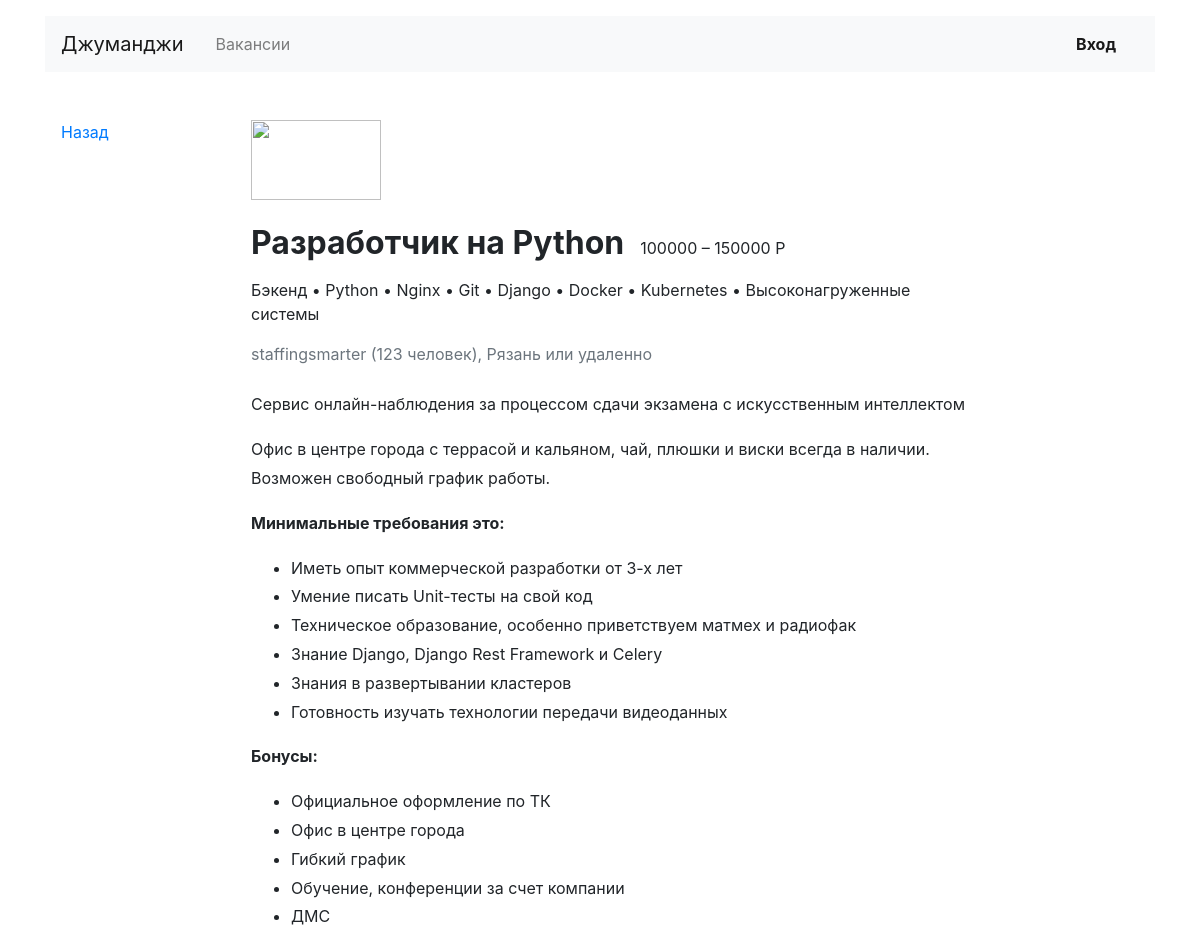
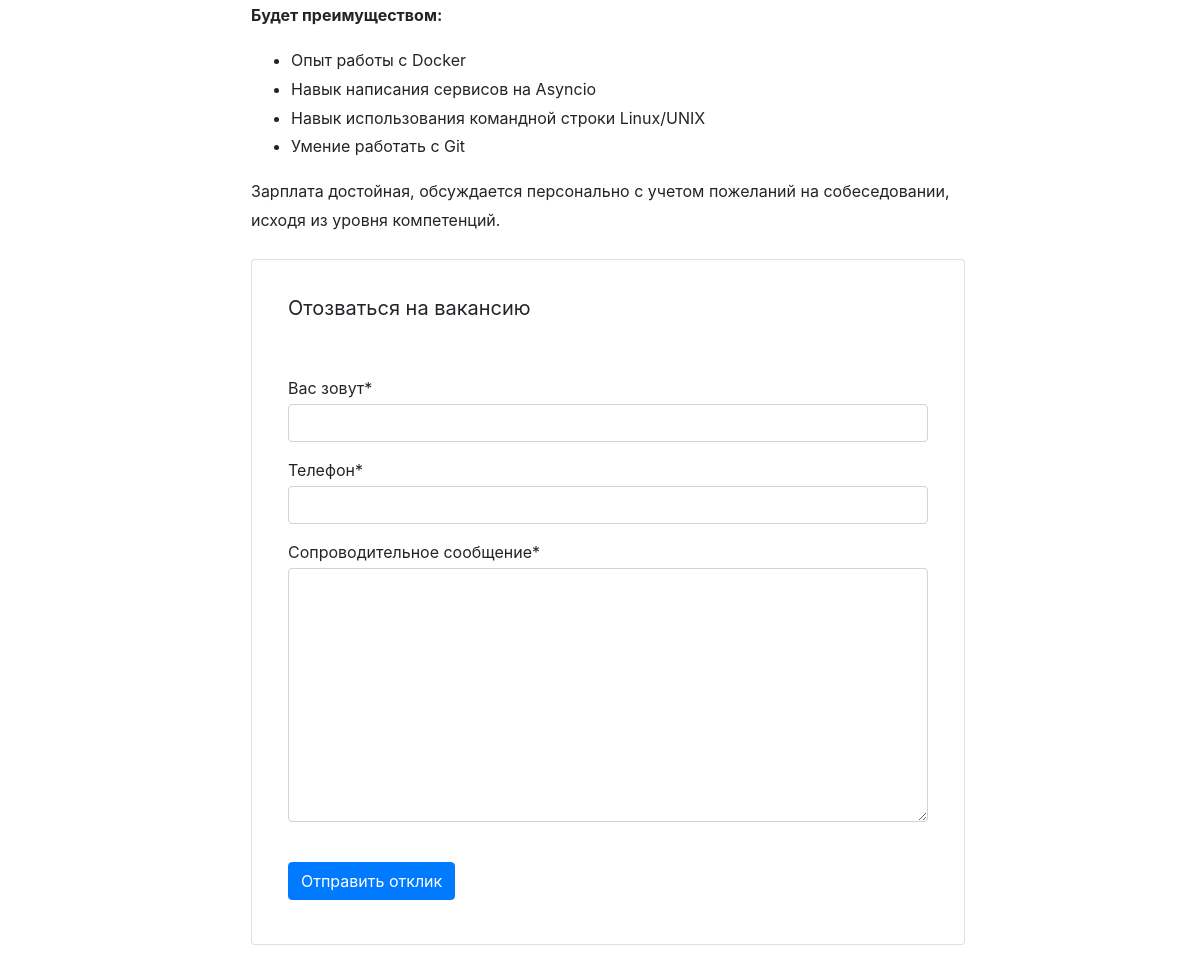
The page /vacancies/1/ on the database its author committed (2 pictures, top to bottom).
### vacancies/models.py (models this page shows)
class Vacancy(models.Model):
    title = models.CharField(max_length=70)
    specialty = models.ForeignKey(Specialty, on_delete=models.CASCADE, related_name='vacancies')
    company = models.ForeignKey(Company, on_delete=models.CASCADE, related_name='vacancies')
    skills = models.TextField()
    description = models.TextField()
    salary_min = models.IntegerField()
    salary_max = models.IntegerField()
    published_at = models.DateField()

class Specialty(models.Model):
    code = models.CharField(max_length=20)
    title = models.CharField(max_length=70)
    picture = models.ImageField(upload_to=MEDIA_SPECIALITY_IMAGE_DIR, height_field='height_field',
                                width_field='width_field')
    height_field = 80
    width_field = 80

class Company(models.Model):
    name = models.CharField(max_length=70, verbose_name="Название компании")
    location = models.CharField(max_length=70, verbose_name="География")
    logo = models.ImageField(upload_to=MEDIA_COMPANY_IMAGE_DIR, height_field='height_field',
                             width_field='width_field', verbose_name="Логотип")
    height_field = 100
    width_field = 60
    description = models.TextField(verbose_name="Информация о компании")
    employee_count = models.IntegerField(verbose_name="Количество человек в компании")
    owner = models.OneToOneField(User, null=True, on_delete=models.CASCADE, related_name='company')

### vacancies/views.py (the view, shortened to what this page needs)
# urls.py: path('vacancies/<int:id_vacancy>/', VacancyView.as_view(), name="vacancy"),
class VacancyView(CreateView):
    template_name = 'vacancy.html'
    form_class = ApplicationForm
    success_url = 'send/'
    def get(self, request, id_vacancy):
        if not Vacancy.objects.filter(id__iexact=id_vacancy):
            raise Http404
        vacancy = Vacancy.objects.get(id=id_vacancy)
        context = {
            "vacancy": vacancy,
            "form": self.form_class
        }
        return render(request, self.template_name, context)

### vacancies/context_processors.py (called while the page is built)
def menu(request):
    return {}

### vacancies/templatetags/my_tags.py (called while the page is built)
@register.filter(name='split')
def slpit_filter(value, arg):
    return value.split(arg)

### vacancies/templates/vacancy.html
{% extends 'base.html' %}
{% block container %}
{% load my_tags %}
    <div class="row mt-5">
      <div class="col-12 col-lg-2">
        <div class="pl-3 mb-5">
          <p><a href="{{request.META.HTTP_REFERER}}">Назад</a></p>
        </div>
      </div>
      <div class="col-12 col-lg-8">
        <section class="pl-3">
          <a href="#"><img src="https://place-hold.it/130x80" width="130" height="80" alt=""></a>
          <div class="d-flex align-items-baseline align-content-baseline">
            <h1 class="h2 mt-4 font-weight-bold" >{{ vacancy.title }}</h1>
            <p class="m-0 pl-3">{{ vacancy.salary_min }} – {{ vacancy.salary_max }} Р</p>
          </div>
          <p class="mt-2">{{ vacancy.specialty.title }} • {{ vacancy.skills|split:","|join:" • " }}</p>
          <p class="text-muted mb-4">{{ vacancy.company.name}} ({{ vacancy.company.employee_count }} человек), Рязань или удаленно</p>
          <div style="line-height: 1.8;">
            <p>{{ vacancy.company.description }}</p>
            <p>{{ vacancy.description|safe }}
            </p>
          </div>
          <div  class="card mt-4 mb-3" enctype="multipart/form-data">
            <div class="card-body mx-3">
              <p class="h5 mt-3 font-weight-normal">Отозваться на вакансию</p>
              {% load crispy_forms_tags %}
          {% crispy form form.helper %}
            </div>
          </div>
        </section>
      </div>
    </div>
 {% endblock %}

### rows shown on the page
Vacancy: title "Разработчик на Python", salary_min "100000", salary_max "150000", specialty "Бэкенд", skills|split "Python • Nginx • Git • Django • Docker • Kubernetes • Высоконагруженные системы", company.name "staffingsmarter", company.employee_count "123", company.description "Сервис онлайн-наблюдения за процессом сдачи экзамена с искусственным интеллектом", description "Офис в центре города с террасой и кальяном, чай, плюшки и виски всегда в наличии. Возможен свободный график работы. Минимальные требования это: Иметь опыт коммерческой разработки от 3-х лет Умение писать Unit-тесты на свой код Техническое образование, особенно приветствуем матмех и радиофак Знание Django, Django Rest Framework и Celery Знания в развертывании кластеров Готовность изучать технологии передачи видеоданных Бонусы: Официальное оформление по ТК Офис в центре города Гибкий график Обучение, конференции за счет компании ДМС Будет преимуществом: Опыт работы с Docker Навык написания сервисов на Asyncio Навык использования командной строки Linux/UNIX Умение работать с Git Зарплата…"
